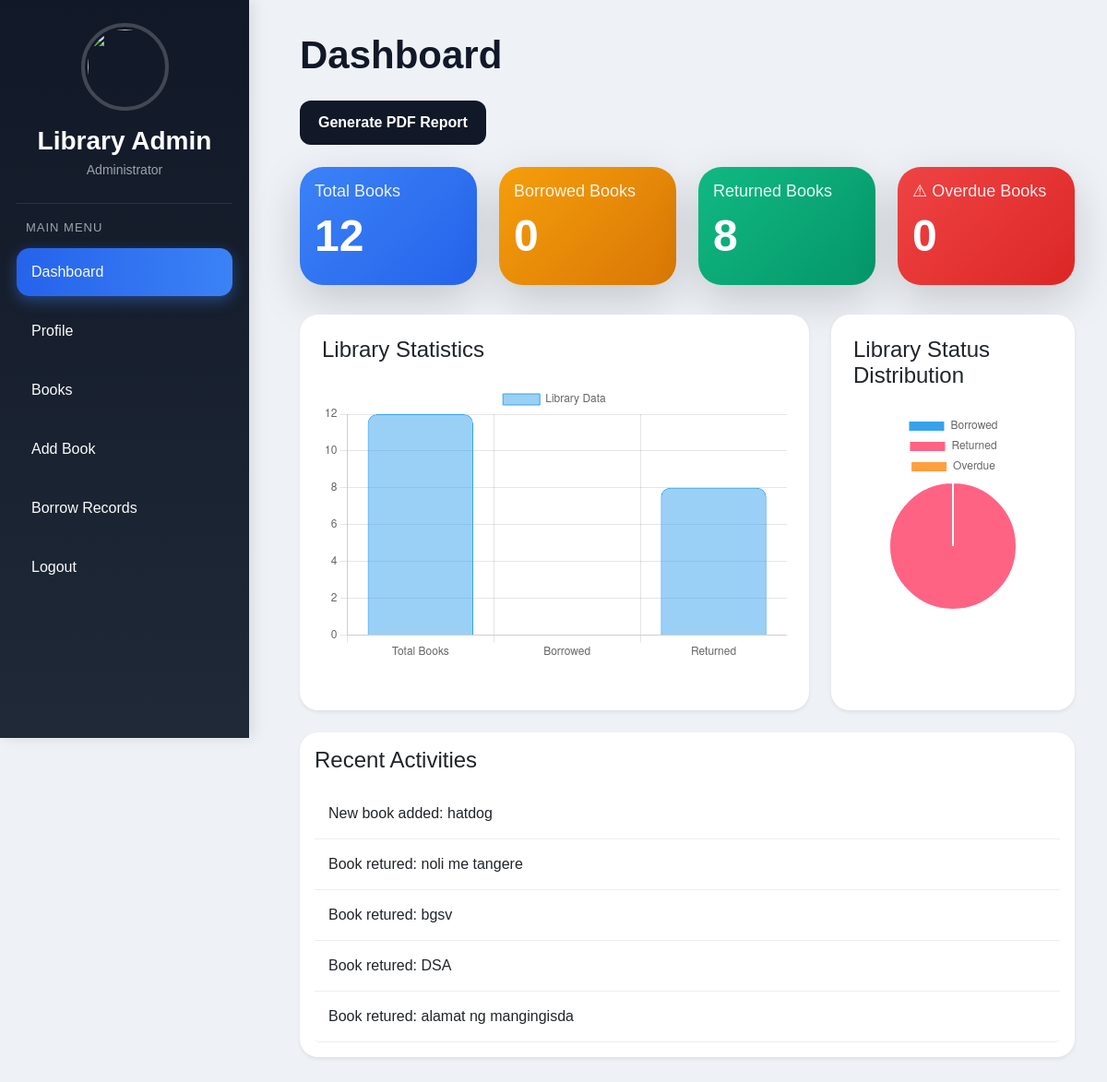
Page / (signed in) on the earlier database version.
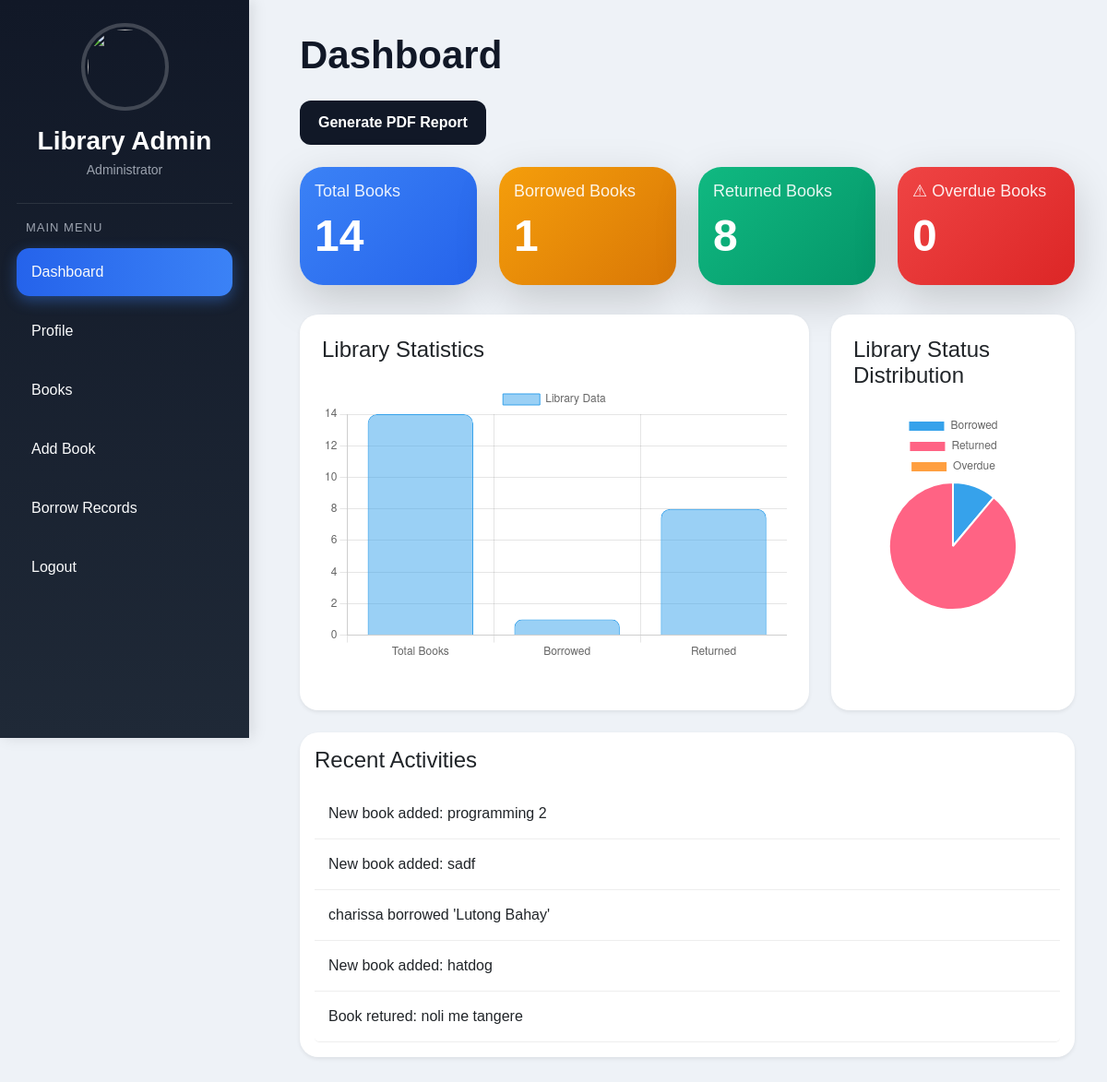
Same page on the later database version.
### tables this page shows
CREATE TABLE activities (
    id INTEGER PRIMARY KEY AUTOINCREMENT,
    activity TEXT,
    created_at TIMESTAMP DEFAULT CURRENT_TIMESTAMP
);

### app.py (the view)
@app.route('/')
@login_required
def index():
    conn = sqlite3.connect('database.db')
    cursor = conn.cursor()
    cursor.execute("SELECT COUNT(*) FROM books")
    total_books = cursor.fetchone()[0]
    cursor.execute("""
    SELECT COUNT(*)
    FROM borrow_books
    WHERE status = 'Borrowed'
    """)
    borrowed_books = cursor.fetchone()[0]
    cursor.execute("""
    SELECT COUNT(*)
    FROM borrow_books
    WHERE status = 'Returned'
    """)
    returned_books = cursor.fetchone()[0]
    cursor.execute("""
    SELECT COUNT(*)
    FROM borrow_books
    WHERE status = 'Overdue'
    """)
    overdue_books = cursor.fetchone()[0]
    cursor.execute("""
    SELECT
        strftime('%m', borrow_date) AS month,
        COUNT(*)
    FROM borrow_books
    GROUP BY month
    ORDER BY month
    """)
    monthly_data = cursor.fetchall()
    cursor.execute("""
    SELECT *
    FROM activities
    ORDER BY id DESC
    LIMIT 5
    """)
    activities = cursor.fetchall()
    conn.close()
    return render_template(
        'index.html',
        total_books=total_books,
        borrowed_books=borrowed_books,
        returned_books=returned_books,
        overdue_books=overdue_books,
        monthly_data=monthly_data,
        activities=activities
    )

### app.py (called while the page is built)
def login_required(f):
    @wraps(f)
    def decorated_function(*args, **kwargs):
        if 'user_id' not in session:
            return redirect('/login')
        return f(*args, **kwargs)
    return decorated_function

### templates/index.html (shortened to what the changed rows need)
<!DOCTYPE html>
<html>
<head>
    <link href="https://cdn.jsdelivr.net/npm/bootstrap@5.3.3/dist/css/bootstrap.min.css" rel="stylesheet">
</head>
<body>
<div class="content">
    <h1 class="dashboard-title mb-4">
        Dashboard
    </h1>
<div class="row mb-3">
    <div class="col-md-3 mb-3">
        <div class="card dashboard-card total-card shadow-lg">
            <div class="card-body d-flex justify-content-between align-items-center">
                <div>
                    <h6 class="card-title text-white">
                        Total Books
                    </h6>
                    <h1 class="display-5 fw-bold text-white">
                        {{ total_books }}
                    </h1>
                </div>
            </div>
        </div>
    </div>
    <div class="col-md-3 mb-3">
        <div class="card dashboard-card borrow-card shadow-lg">
            <div class="card-body d-flex justify-content-between align-items-center">
                <div>
                    <h6 class="card-title text-white">
                        Borrowed Books
                    </h6>
                    <h1 class="display-5 fw-bold text-white">
                        {{ borrowed_books }}
                    </h1>
                </div>
            </div>
        </div>
    </div>
    <div class="col-md-3 mb-3">
        <div class="card dashboard-card return-card shadow-lg">
            <div class="card-body d-flex justify-content-between align-items-center">
                <div>
                    <h1 class="display-5 fw-bold text-white">
                        {{ returned_books }}
                    </h1>
                </div>
            </div>
        </div>
    </div>
<div class="col-md-3 mb-3">
    <div class="card dashboard-card overdue-card shadow-lg">
        <div class="card-body d-flex justify-content-between align-items-center">
            <div>
                <h1 class="display-5 fw-bold text-white">
                    {{ overdue_books }}
                </h1>
            </div>
        </div>
    </div>
</div>
</div>
<div class="row mb-4">
    <div class="col-md-8">
        <div class="card shadow-sm p-4 chart-card h-100">
            <div style="height:300px;">
                <canvas id="libraryChart"></canvas>
            </div>
        </div>
    </div>
    <div class="col-md-4">
        <div class="card shadow-sm p-4 chart-card h-100">
            <div style="height:300px;">
                <canvas id="pieChart"></canvas>
            </div>
        </div>
    </div>
</div>
    <div class="card shadow-sm p-3 activity-card">
        <ul class="list-group">
            {% for activity in activities %}
            <li class="list-group-item">
                {{ activity[1] }}
            </li>
            {% endfor %}
        </ul>
    </div>
</div>
<script>
const ctx = document.getElementById('libraryChart');
new Chart(ctx, {
    type: 'bar',
    data: {
        labels: [
            'Total Books',
            'Borrowed',
            'Returned'
        ],
        datasets: [{
            label: 'Library Data',
            data: [
                {{ total_books }},
                {{ borrowed_books }},
                {{ returned_books }}
            ],
            borderWidth: 1,
            borderRadius: 10
        }]
    },
    options: {
        responsive: true,
        maintainAspectRatio: false,
        scales: {
            y: {
                beginAtZero: true
            }
        }
    }
});
const pieCtx =
document.getElementById('pieChart');
new Chart(pieCtx, {
    type: 'pie',
    data: {
        labels: [
            'Borrowed',
            'Returned',
            'Overdue'
        ],
        datasets: [{
            data: [
                {{ borrowed_books }},
                {{ returned_books }},
                {{ overdue_books }}
            ]
        }]
    }
});
</script>
</body>
</html>

Differences in the rows shown:
no longer on this page (row unchanged): activities: activity "Book retured: bgsv"
no longer on this page (row unchanged): activities: activity "Book retured: DSA"
no longer on this page (row unchanged): activities: activity "Book retured: alamat ng mangingisda"
added activities: activity "New book added: programming 2"
added activities: activity "New book added: sadf"
added activities: activity "charissa borrowed 'Lutong Bahay'"
Other differences:
{{ total_books }}: "12" → "14"
{{ borrowed_books }}: "0" → "1"
chart data {{ total_books }}: 12 → 14
chart data {{ borrowed_books }}: 0 → 1
